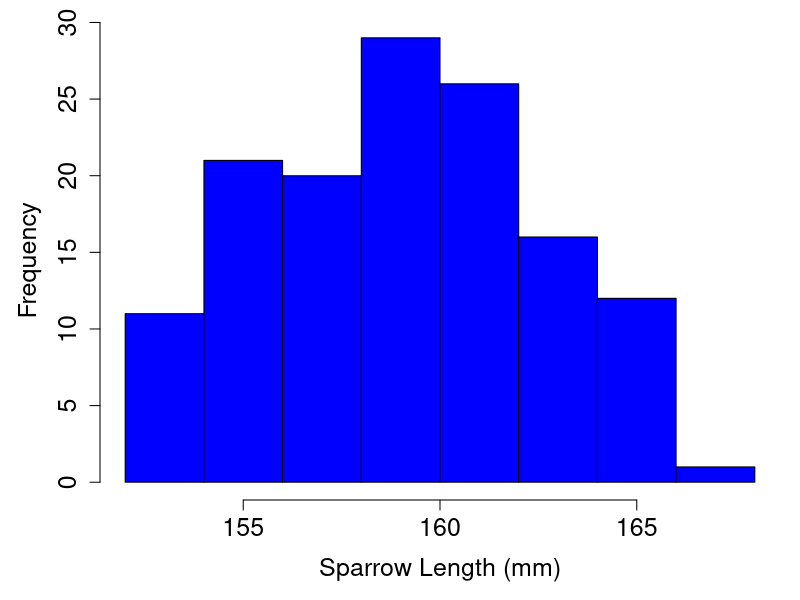

This chart was generated by the following R code: (Note: this script raises an error after producing the figure.)
## ---- chunk 1
initialise_inds <- function(N = 200){
    ID      <- matrix(data = 0, nrow = N, ncol = 30);
    ID[,1]  <- 1:N;
    ID[,2]  <- rbinom(n = N, size = 1, prob = 0.5);
    ID[,3]  <- sample(x = 1:10, size = N, replace = TRUE);
    ID[,4]  <- sample(x = 1:10, size = N, replace = TRUE);
    ID[,5]  <- rep(x = 0, times = N);
    ID[,6]  <- rep(x = -1, times = N);
    ID[,7]  <- rep(x = -1, times = N);
    ID[,8]  <- rep(x = 0, times = N);
    ID[,9]  <- rep(x = -1, times = N);
    ID[,10] <- rep(x = 0, times = N);
    return(ID);
}

initialise_Rmat <- function(ID){
    rows <- dim(ID)[1];
    Rmat <- matrix(data = 0, nrow = rows, ncol = rows);
    diag(Rmat) <- 1;
    Rmat <- cbind(ID[,1], Rmat);
    return(Rmat);
}

Rbuild <- function(Rmat, ID, Rmat_new){
    inds <- dim(ID)[1];
    for(i in 1:inds){
        if(ID[i, 6] %in% Rmat[,1] == FALSE){
            MomP <- -1;
        }else{
            MomP <- which(Rmat[,1] == ID[i, 6]);
        }
        if(ID[i, 7] %in% Rmat[,1] == FALSE){
            DadP <- -1;
        }else{
            DadP <- which(Rmat[,1] == ID[i, 7]);
        }
        # Inbreeding coefficient
        if(MomP < 0 | DadP < 0){
            Rmat_new[i, i+1] <- 1; 
        }else{
            Rmat_new[i, i+1] <- 1 + Rmat[MomP, DadP+1]; 
        }
        # Kinship coefficient
        j <- 1;
        while(j < i){
            if(ID[j, 6] %in% Rmat[,1] == FALSE){
                Om <- -1;
            }else{
                Om <- which(Rmat[,1] == ID[j, 6]);
            }
            if(ID[j, 7] %in% Rmat[,1] == FALSE){
                Od <- -1;
            }else{
                Od <- which(Rmat[,1] == ID[j, 7]);
            }
            
            if(ID[i,5] == 0 & ID[j,5] == 0){
                if(Om < 0 | MomP < 0){
                    w <- 0;
                }else{
                    if(MomP == Om){
                        w <- 0.5 * Rmat[MomP, Om + 1];
                    }else{
                        w <- Rmat[MomP, Om + 1];
                    }
                }
                if(Od < 0 | MomP < 0){
                    y <- 0;
                }else{
                    y <- Rmat[MomP, Od + 1];
                }
                if(Om < 0 | DadP < 0){
                    x <- 0;
                }else{
                    x <- Rmat[DadP, Om + 1];
                }
                if(Od < 0 | DadP < 0){
                    z <- 0;
                }else{
                    if(DadP == Od){
                        z <- 0.5 * Rmat[DadP, Od + 1];
                    }else{
                        z <- Rmat[DadP, Od + 1];
                    }
                }
            }
            rMmuP <- 0.5 * (w + y);
            rDmuP <- 0.5 * (x + z);
            rval  <- 0.5 * (rMmuP + rDmuP);
            
            Rmat_new[i, j+1] <- rval;
            Rmat_new[j, i+1] <- rval;
            j <- j + 1;
        }
    }
    
    for(i in 1:inds){
        for(j in 1:inds){
            if(ID[i, 6] == ID[j, 1]){
                if(ID[j, 6] == -1){
                    Rmat_new[i, j+1] = 0.25;
                    Rmat_new[j, i+1] = 0.25;
                }    
            }
            if(ID[i, 7] == ID[j, 1]){
                if(ID[j, 7] == -1){
                    Rmat_new[i, j+1] = 0.25;
                    Rmat_new[j, i+1] = 0.25;
                }    
            }
        }
    }
    
    return(Rmat_new);
}

mateselect <- function(ID, Rmat_new){
    fem <- ID[ID[,2] == 0 & ID[,5] == 0,];
    mal <- ID[ID[,2] == 1 & ID[,5] == 0,];
    for(i in 1:dim(fem)[1]){
        strat <- sum(fem[i,11:20]);
        vals  <- rep(0, dim(mal)[1]);
        fpos  <- which(Rmat_new[,1] == i); 
        for(j in 1:length(vals)){
            mpos    <- which(Rmat_new[,1] == j);
            kval    <- Rmat_new[i, j+1];
            vals[j] <- kval * strat;
        }
        if(strat < 0){
            weight <- 1 / (1 + (-1 * vals));
            probs  <- weight / sum(weight);
        }else{
            weight <- 1 + vals;
            probs  <- weight / sum(weight);
        }
        mate    <- sample(x = 1:dim(mal)[1], size = 1, pr = probs);
        mateID  <- mal[mate,1];
        matepos <- which(ID[,1] == mateID);
        ownID   <- fem[i, 1];
        ownpos  <- which(ID[,1] == ownID);
        ID[ownpos, 9]  <- mateID;
        ID[matepos, 9] <- ownID;
    }
    return(ID);
}

make_offspring <- function(ID, Rmat_new, nn = 6){
    start_ID <- max(ID[,1]) + 1;
    for(i in 1:dim(ID)[1]){
        if(ID[i, 2] == 0 & ID[i, 9] > 0 & ID[i, 5] == 0){
            mum    <- ID[i,];
            dadpos <- which(ID[,1] == ID[i, 9]);
            dad    <- ID[dadpos,];
            offs   <- matrix(data = 0, nrow = nn, ncol = dim(ID)[2]);
            offs[,1] <- start_ID:(start_ID+nn-1);
            start_ID <- start_ID + nn;
            offs[,2] <- rbinom(n = nn, size = 1, prob = 0.5);
            offs[,3] <- mum[3];
            offs[,4] <- mum[4];
            offs[,6] <- mum[1];
            offs[,7] <- dad[1];
            mrpos    <- which(Rmat_new[,1] == mum[1]);
            drpos    <- which(Rmat_new[,1] == dad[1]);
            offs[,8] <- Rmat_new[mrpos, drpos+1];
            offs[,11:30] <- mum[11:30];
            dum_vec  <- rbinom(n = length(offs[,11:30]), size = 1, prob = 0.5);
            dummy    <- matrix(data = dum_vec, nrow = dim(offs)[1]);
            dummy[dummy > 0] <- NA;
            
        }
    }
}

produce_offs <- function(ID, Rmat_new, nn){
    # NOTE: This toy model has unrealistic recombination between parents!
    mums  <- sum(ID[,2] == 0 & ID[, 5] == 0 & ID[, 9] != 0);
    offs  <- matrix(data = 0, nrow = mums * nn, ncol = dim(ID)[2]);
    start <- 1;
    for(i in 1:dim(ID)[1]){  # Unrealistic recombination saves some time.
        if(ID[i,2] == 0 & ID[i, 5] == 0 & ID[i, 9] != 0){
            her_off     <- matrix(data = ID[i,], nrow = nn, ncol = dim(ID)[2], 
                                  byrow = TRUE);
            her_off[,2] <- rbinom(n = nn, size = 1, prob = 0.5);
            her_off[,6] <- ID[i,1];
            her_off[,7] <- ID[i,9];
            mum_p       <- which(Rmat_new[,1] == ID[i,1]);
            dad_p       <- which(Rmat_new[,1] == ID[i,9]);
            her_off[,8] <- Rmat_new[mum_p, dad_p + 1];
            her_off[,9] <- -1;
            dad_o       <- which(ID[,1] == ID[i,9]);
            dad_overlay <- matrix(data = ID[dad_o,], nrow = nn, 
                                  ncol = dim(ID)[2], byrow = TRUE);
            to_vec      <- rbinom(n = nn*dim(ID)[2], size = 1, prob = 0.5);
            to_overlay  <- matrix(data = to_vec, nrow = nn);
            to_overlay[,1:10] <- 1;
            her_off[to_overlay < 1] <- NA;
            her_off[is.na(her_off)] <- dad_overlay[is.na(her_off)];
            offs[start:(start+(nn-1)), 1:dim(ID)[2]] <- her_off;
            start <- start + nn;
        }
    }
    max_ID   <- max(ID[,1]);
    offs[,1] <- (max_ID + 1):(max_ID + dim(offs)[1]); 
    return(offs);
}

mortality <- function(offs, beta){
    depression        <- exp(-1 * beta * offs[,8]);
    alive             <- rbinom(n = dim(offs)[1], size = 1, prob = depression);
    offs[alive < 1,5] <- -1;
    offs              <- offs[offs[,5] > -1,];
    return(offs);
}

mutation  <- function(offs, mu){
    mutations <- rbinom(n = 20*dim(offs)[1], size = 1, prob = mu);
    tot_mut   <- sum(mutations);
    mut_mat   <- matrix(data = mutations, nrow = dim(offs)[1]);
    mu_eff    <- rnorm(n = tot_mut, mean = 0, sd = 2);
    mut_mat[mut_mat > 0] <- mu_eff;
    offs[,11:30] <- offs[,11:30] + mut_mat;
    return(offs);
}

retain <- function(ID, offs){
    retainers <- rep(x = 0, times = dim(ID)[1]);
    for(i in 1:dim(ID)[1]){
        ID_num <- ID[i, 1];
        ismum  <- sum(offs[,6] == ID_num);
        isdad  <- sum(offs[,7] == ID_num);
        ispar  <- ismum + isdad;
        if(ispar < 1){
            retainers[i] <- 1;
        }
    }
    to_remove <- which(retainers == 1);
    ID <- ID[-to_remove,];
    return(ID);
}

get_stats <- function(ID){
    mean_inbr <- mean(ID[,8]);
    mean_aval <- mean(ID[,11:20]);
    sd_aval   <- sd(ID[,11:20]);
    mean_nval <- mean(ID[,21:30]);
    sd_nval   <- sd(ID[,21:30]);
    stat_vec  <- c(mean_inbr, mean_aval, sd_aval, mean_nval, sd_nval);
    return(stat_vec);
}

immigration <- function(ID, imm, IDst){
    max_ID     <- max(ID[,1]);
    immigrants <- initialise_inds(N = imm);
    avalues    <- rnorm(n = 10 * imm, mean = IDst[2], sd = IDst[3]);
    nvalues    <- rnorm(n = 10 * imm, mean = IDst[4], sd = IDst[5]);
    a_mat      <- matrix(data = avalues, nrow = imm);
    n_mat      <- matrix(data = nvalues, nrow = imm);
    immigrants[,2]     <- 1;
    immigrants[,11:20] <- a_mat;
    immigrants[,21:30] <- n_mat;
    imm_IDs            <- (max_ID + 1):(max_ID + imm);
    immigrants[,1]     <- imm_IDs;
    ID <- rbind(ID, immigrants);
    return(ID);
}

new_gen <- function(ID, Rmat, cost = 0, imm = 5, beta = 1, 
                    mu = 0.01, Kf = 100, Km = 100, nn = 6){
    N       <- dim(ID)[1];
    death   <- rep(x = 0, times = N);
    females <- sum(ID[,2] == 0 & ID[,5] <= 1);
    males   <- sum(ID[,2] == 1 & ID[,5] <= 1);
    strat   <- apply(X = ID[,11:20], MARGIN = 1, FUN = sum);
    strat_c <- abs(strat) * cost;
    strat_d <- rbinom(n = N, size = 1, prob = strat_c);
    death   <- death + strat_d;
    death   <- death + (ID[,5] > 1);
    ID[,5]  <- -1 * death;
    ID      <- ID[order(ID[,2], decreasing = FALSE),];
    ID      <- ID[order(ID[,5], decreasing = FALSE),];
    livef   <- sum(ID[,2] == 0 & ID[,5] < 2 & ID[,5] > -1);
    livem   <- sum(ID[,2] == 1 & ID[,5] < 2 & ID[,5] > -1);
    if(livef > Kf){
        rm   <- livef - Kf;
        rows <- which(ID[,2] == 0 & ID[,5] < 2 & ID[,5] > -1);
        ID[rows[1:rm],5] <- -1;
    }
    if(livem > Km){
        rm   <- livem - Km;
        rows <- which(ID[,2] == 1 & ID[,5] < 2 & ID[,5] > -1);
        ID[rows[1:rm],5] <- -1;
    }
    ID <- rbind(ID[ID[,5] >= 0,], ID[ID[,5] < 0,]);
    
    Rmat_new <- initialise_Rmat(ID);
    Rmat_new <- Rbuild(Rmat, ID, Rmat_new);
    
    ID   <- mateselect(ID, Rmat_new);
    offs <- produce_offs(ID, Rmat_new, nn);
    offs <- mortality(offs, beta);
    offs <- mutation(offs, mu);
    IDst <- get_stats(ID);
    
    lgn  <- ID[ID[,5] == 0,];
    
    ID[ID[,5] >= 0, 5] <- -1;
    
    ID <- retain(ID, offs);
    ID <- rbind(ID, offs);
    
    ID <- immigration(ID, imm, IDst);
    
    results <- list(ID = ID, Rmat = Rmat_new, stats = IDst, last_gen = lgn);
    return(results);
}

mate_connect <- function(ID){
    living     <- ID[ID[,5] == 0,];
    fem_count  <- sum(living[,2] == 0);
    mal_count  <- sum(living[,2] == 1);
    livsor     <- living[order(living[,2]),];
    livsor[,3] <- 1:dim(livsor)[1];
    pointpairs <- matrix(data = 0, nrow = dim(livsor)[1], ncol = 8);
    pointpairs[,1] <- livsor[,1];
    for(i in 1:dim(livsor)[1]){
        if(livsor[i, 2] == 0){
            femID <- livsor[i, 1];
            malID <- livsor[i, 9];
            femps <- i;
            malps <- which(livsor[,1] == malID);
            pointpairs[i, 2] <- malID;
        }
    }
    pointpairs[,3] <- 1:dim(pointpairs)[1];
    distr <- seq(from = 0, to = 2*pi, length.out = dim(pointpairs)[1]);
    for(i in 1:dim(pointpairs)[1]){
        xplace            <- 2 * cos(distr[pointpairs[i, 3]]);
        yplace            <- 2 * sin(distr[pointpairs[i, 3]]);
        pointpairs[i, 5]  <- xplace;
        pointpairs[i, 6]  <- yplace;
    }
    for(i in 1:dim(pointpairs)[1]){
        if(i <= fem_count){
            matepos           <- which(pointpairs[,1] == pointpairs[i, 2]);
            pointpairs[i, 4]  <- matepos;
            pointpairs[i, 7]  <- pointpairs[matepos, 5];
            pointpairs[i, 8]  <- pointpairs[matepos, 6];
        }
    }
    return(pointpairs);
}
## ---- chunk 2
dat <- read.csv(file = "data/Bumpus_data.csv");
## ---- chunk 3
par(mar = c(5, 5, 1, 1));
# The code below produces the right histogram
hist(x        = dat$totlen,
     main     = "",
     xlab     = "Sparrow Length (mm)",
     ylab     = "Frequency",
     cex.axis = 1.5,
     cex.lab  = 1.5,
     col      = "blue");
## ---- chunk 4
library(knitr);
kable(dat[1:10,]);
## ---- chunk 5
OffATr <- function(r, m, mmin=1, Beta=1, c=1){
    return( (1/2)*(1+r) * (1 - exp(-c*(m - mmin - Beta*r)) ));
}
# Below is fmd for analysis and plotting
OffATrd <- function(r, m, mmin=1, Beta=1, c=1){
    return(  0.5 * (1 + r) * (exp(-c * (m - mmin - Beta * r)) * c)  );
    # Also can simplify: return(  (c/2)*(1+r)*exp(-c*(m-mmin-Beta*r))  );
} # We'll need the above to find m^{*} and \gamma^{*} 
# To find m^{*}, can use the function below
findm <- function(low.guess,high.guess,rval,mmin=1,Beta=1,c=1){
  fm  <- function(m,r=rval){ 
           OffATrd(r=rval, mmin=mmin, Beta=Beta, m=m, c=c)*(0-m) + 
             OffATr(r=rval, mmin=mmin, Beta=Beta, m=m, c=c);
         }
  lg  <- fm(m=low.guess, r=rval);
  hg  <- fm(m=high.guess,r=rval);
  if(lg > 0){
    u <- low.guess;
    l <- high.guess;
  }else{
    u <- high.guess;
    l <- low.guess;
  }
  if((fm(l) > 0 & fm(u) > 0) | (fm(l) < 0 & fm(u) < 0)){
    return("Value of m is outside the range");
  }else{
    check  <- 1;
    mguess <- 0.5 * (l+u);
    i      <- 0;
    while(abs(check) > 0.000001 & i < 1000000){
        check <- fm(r=rval, m=mguess);
        if(check > 0){
          u      <- mguess;
          mguess <- 0.5*(l+mguess); 
        }else{
          l      <- mguess;
          mguess <- 0.5*(u+mguess);
        }
        i <- i+1;
    }
    return(mguess);
  }
} # Running the below returns the estimate
fmpl  <- expression(zeta[off] == frac(1,2)*(1+r)*(1-e^{(-c*(m-m[min]-beta*r))}));
inputPanel(
    
  sliderInput("rval", label = "Relatedness", width="100%",
              min = 0.0, max = 1, value = 0, step = 0.05), 
    
  sliderInput("cval", label = "PI curve", width="100%",
              min = 0.0, max = 3, value = 1, step=0.2),
  
  sliderInput("mmin", label = "Minimum m value", width="100%",
              min = 0.0, max = 2, value = 1, step = 0.1),
  
  sliderInput("Beta", label = "Inbreeding depression", 
              width="100%", min = 0.0, max = 5, value = 0, step = 0.2)
)
renderPlot({
  cc  <- as.numeric(input$cval);
  mm  <- as.numeric(input$mmin);
  bb  <- as.numeric(input$Beta);
  rr  <- as.numeric(input$rval);
  rmm <- findm(low.guess=0,high.guess=6,rval=rr,mmin=mm,Beta=bb,c=cc);
  mzt <- OffATr(r=rr, m=rmm, mmin=mm, Beta=bb, c=cc);
  rmg <- mzt / rmm;    
  PI  <- seq(from=0,to=4,by=0.01);
  All <- OffATr(r=rr, m=PI, mmin=mm, Beta=bb, c=cc);
  par(mar=c(5,5,2,2));
  plot(PI,All,type="l",lwd=4,ylim=c(0,1),
     xlab=expression(paste("Parental investment (",italic(m),")")),
     ylab=expression(paste("IBD alleles in offspring (",zeta[off],")")),
     cex.lab=1.5,cex.axis=1.5);
  abline(h=0,lty="dotted",lwd=0.8);
  abline(a=0,b=rmg,lty="solid", lwd=2,col="blue");
  arrows(x0=rmm,y0=mzt/2,x1=rmm,y1=0,length = 0.15,angle=30,code=2,lwd=3,col="blue");
  text(x=1,y=0.8,labels=fmpl,cex=2);
  text(x=rmm,y=0.5*mzt+0.07,labels=expression(paste(italic(m)^"*")),col="blue",cex=2);
  text(x=0.5,y=rmg*0.5+0.07,labels=expression(paste(italic(gamma^"*"))),
       srt=rmg,cex=2,col="blue");
})
## ---- chunk 6
inputPanel(
  sliderInput("Imm", label = "Immigrants", width="100%",
              min = 0.0, max = 10, value = 0, step = 1), 
  sliderInput("ID", label = "Inbreeding Depression", width="100%",
              min = 0.0, max = 10, value = 0, step = 0.5), 
  sliderInput("cost", label = "Strategy Cost", width="100%",
              min = 0.0, max = 0.1, value = 0, step = 0.01), 
  sliderInput("mu", label = "Mutation Rate", width="100%",
              min = 0.0, max = 0.1, value = 0, step = 0.01), 
  actionButton("mate", "New Generation"),
  actionButton("reset", "Reset")
)

gen     <- reactiveValues();
iter    <- reactiveValues();
mtt     <- reactiveValues();

gen$dat  <- list(ID = NULL, Rmat = NULL, lgn = NULL);
iter$all <- 0;
iter$nue <- 0;
iter$kva <- 0;
iter$mkv <- 0;
mtt$dat  <- NULL;

Ds    <- observeEvent(input$mate, {
        if( is.null(gen$dat$ID) == TRUE | is.null(gen$dat$ID) == TRUE){
            gen$dat$ID   <- initialise_inds(N = 80);
            gen$dat$Rmat <- initialise_Rmat(gen$dat$ID);
        }else{
            gen$dat  <- new_gen(ID = gen$dat$ID, Rmat = gen$dat$Rmat, 
                                Kf = 40, Km = 40, beta = input$ID, 
                                imm = input$Imm, cost = input$cost, 
                                mu = input$mu);
            iter$all <- c(iter$all, mean(gen$dat$ID[,11:20]));
            iter$nue <- c(iter$nue, mean(gen$dat$ID[,21:30]));
            kvalues  <- gen$dat$Rmat;
            kvalues  <- kvalues[,-1];
            if(dim(kvalues)[1] > 80){
                kvalues <- kvalues[1:80, 1:80];
            }
            diag(kvalues) <- NA ;#diag(kvalues) * 0.5;
            iter$kva <- kvalues;
            iter$mkv <- c(iter$mkv, mean(kvalues, na.rm = TRUE));
            mtID     <- gen$dat$last_gen;
            mtt$dat  <- mate_connect(mtID);
        }
})

rs    <- observeEvent(input$reset, {
       gen$dat <- list(ID = NULL, Rmat = NULL);
       iter$all <- 0;
       iter$nue <- 0;
       iter$kva <- 0;
       iter$mkv <- 0;
})

renderPlot({
  par(bg = 'transparent');
  malle <- iter$all;
  mneut <- iter$nue
  mkval <- iter$mkv
  gens  <- 1:length(iter$all);
  if(length(gens) < 6){
      par(mfrow = c(1, 2));
      if(length(gens) > 1){
          dat <- mtt$dat;
          femrow <- 1:sum(dat[,2] > 0);
          malrow <- (sum(dat[,2] > 0) + 1):dim(dat)[1];
          plot(x = dat[, 5], y = dat[, 6], pch = 15, col = "blue", cex = 1.25,
               xlim = c(-2, 2), ylim = c(-2, 2), xaxt = "n", yaxt = "n", xlab = "",
               ylab = "", type = "n", bty = "n");
          text(x = -2, y = -2, pos = 4, col = "red", labels = "Males", cex = 1.75);
          text(x = -2, y =  2, pos = 4, col = "blue", labels = "Females", cex = 1.75);
          arrows(x0 = dat[femrow,5], x1 = dat[femrow,7], y0 = dat[femrow,6], 
              y1 = dat[femrow,8], length = 0, lwd = 2);
          points(x = dat[femrow, 5], y = dat[femrow, 6], pch = 15, col = "blue", cex = 1.25);
          points(x = dat[malrow, 5], y = dat[malrow, 6], pch = 16, col = "red", cex = 1.25);
          plot(x = 0:5, y = 0:5, type = "n", ylim = c(0, 1), cex.axis = 1.5,
               cex.lab = 1.5, xlab = "Generation", ylab = "Mean Kinship", 
               bg = "transparent");
          points(x = gens, y = mkval, pch = 20, cex = 1.5, type = "b",
                 lwd = 2, col = "black");
      }else{
          plot.new();
      }
  }else{
      par(mfrow = c(1, 2));
      dat <- mtt$dat;
      femrow <- 1:sum(dat[,2] > 0);
      malrow <- (sum(dat[,2] > 0) + 1):dim(dat)[1];
      plot(x = dat[, 5], y = dat[, 6], pch = 15, col = "blue", cex = 1.25,
           xlim = c(-2, 2), ylim = c(-2, 2), xaxt = "n", yaxt = "n", xlab = "",
           ylab = "", type = "n", bty = "n");
           arrows(x0 = dat[femrow,5], x1 = dat[femrow,7], y0 = dat[femrow,6], 
           y1 = dat[femrow,8], length = 0, lwd = 2);
      text(x = -2, y = -2, pos = 4, col = "red", labels = "Males", cex = 1.75);
      text(x = -2, y =  2, pos = 4, col = "blue", labels = "Females", cex = 1.75);
      points(x = dat[femrow, 5], y = dat[femrow, 6], pch = 15, col = "blue", cex = 1.25);
      points(x = dat[malrow, 5], y = dat[malrow, 6], pch = 15, col = "red", cex = 1.25);
      x0 <- length(gens) - 5;
      x1 <- length(gens) + 0;
      plot(x = x0:x1, y = 0:5, type = "n", ylim = c(0, 1), cex.axis = 1.5,
           cex.lab = 1.5, xlab = "Generation", ylab = "Mean Kinship", 
           bg = "transparent");
      points(x = gens, y = mkval, pch = 20, cex = 1.5, type = "b",
                 lwd = 2, col = "black");
  }
})
## ---- chunk 7
inputPanel(
  sliderInput("Imm3", label = "Immigrants", width="100%",
              min = 0.0, max = 10, value = 0, step = 1), 
  sliderInput("ID3", label = "Inbreeding Depression", width="100%",
              min = 0.0, max = 10, value = 0, step = 0.5), 
  sliderInput("cost3", label = "Strategy Cost", width="100%",
              min = 0.0, max = 0.1, value = 0, step = 0.01), 
  sliderInput("mu3", label = "Mutation Rate", width="100%",
              min = 0.0, max = 0.1, value = 0, step = 0.01), 
  actionButton("mate3", "New Generation"),
  actionButton("reset3", "Reset")
)

gen     <- reactiveValues();
iter    <- reactiveValues();

gen$dat  <- list(ID = NULL, Rmat = NULL);
iter$all <- 0;
iter$nue <- 0;
iter$kva <- 0;
iter$mkv <- 0;

Ds    <- observeEvent(input$mate3, {
        if( is.null(gen$dat$ID) == TRUE | is.null(gen$dat$ID) == TRUE){
            gen$dat$ID   <- initialise_inds(N = 80);
            gen$dat$Rmat <- initialise_Rmat(gen$dat$ID);
        }else{
            gen$dat  <- new_gen(ID = gen$dat$ID, Rmat = gen$dat$Rmat, 
                                Kf = 40, Km = 40, beta = input$ID3, 
                                imm = input$Imm3, cost = input$cost3, 
                                mu = input$mu3);
            iter$all <- c(iter$all, mean(gen$dat$ID[,11:20]));
            iter$nue <- c(iter$nue, mean(gen$dat$ID[,21:30]));
            kvalues  <- gen$dat$Rmat;
            kvalues  <- kvalues[,-1];
            if(dim(kvalues)[1] > 80){
                kvalues <- kvalues[1:80, 1:80];
            }
            diag(kvalues) <- NA ;#diag(kvalues) * 0.5;
            iter$kva <- kvalues;
            iter$mkv <- c(iter$mkv, mean(kvalues, na.rm = TRUE));
        }
})

rs    <- observeEvent(input$reset3, {
       gen$dat <- list(ID = NULL, Rmat = NULL);
       iter$all <- 0;
       iter$nue <- 0;
       iter$kva <- 0;
       iter$mkv <- 0;
})

renderPlot({
  par(bg = 'transparent');
  malle <- iter$all;
  mneut <- iter$nue
  mkval <- iter$mkv
  gens  <- 1:length(iter$all);
  if(length(gens) < 6){
      par(mfrow = c(1, 2));
      if(length(gens) > 0){
          par(mar = c(7, 5, 5, 5));
          hist(iter$kva, xlim = c(0, 1), ylim = c(0, 20), freq = FALSE, col = "black",
               yaxt = "n", ylab = "", main = "", xlab = "", 
               breaks = seq(from = 0, to = 1, by = 0.05), cex.axis = 1.5);
          title(xlab = "Kinship (k)", line = 4, cex.axis = 1.5, cex.lab = 1.5);
          box(lwd = 3);
          plot(x = 0:5, y = 0:5, type = "n", ylim = c(0, 1), cex.axis = 1.5,
               cex.lab = 1.5, xlab = "Generation", ylab = "Mean Kinship", 
               bg = "transparent");
          points(x = gens, y = mkval, pch = 20, cex = 1.5, type = "b",
                 lwd = 2, col = "black");
      }else{
          plot.new();
      }
  }else{
      x0 <- length(gens) - 5;
      x1 <- length(gens) + 0;
      par(mfrow = c(1, 2), mar = c(7, 5, 5, 5));
      hist(iter$kva, xlim = c(0, 1), ylim = c(0, 20), freq = FALSE, col = "black",
           yaxt = "n", ylab = "", main = "", xlab = "", 
           breaks = seq(from = 0, to = 1, by = 0.05), cex.axis = 1.5);
      title(xlab = "Kinship (k)", line = 4, cex.axis = 1.5, cex.lab = 1.5);
      box(lwd = 3);
      plot(x = x0:x1, y = 0:5, type = "n", ylim = c(0, 1), cex.axis = 1.5,
           cex.lab = 1.5, xlab = "Generation", ylab = "Mean Kinship", 
           bg = "transparent");
      points(x = gens, y = mkval, pch = 20, cex = 1.5, type = "b",
                 lwd = 2, col = "black");
  }
})
## ---- chunk 8
renderPlot({
  par(bg = 'transparent');
  malle <- iter$all;
  mneut <- iter$nue
  mkval <- iter$mkv
  gens  <- 1:length(iter$all);
  par(mar = c(7, 5, 5, 5));
  hist(iter$kva, xlim = c(0, 1), ylim = c(0, 20), freq = FALSE, col = "black",
        yaxt = "n", ylab = "", main = "", xlab = "", 
        breaks = seq(from = 0, to = 1, by = 0.05), cex.axis = 1.5);
  title(xlab = "Kinship (k)", line = 4, cex.axis = 1.5, cex.lab = 1.5);
  box(lwd = 3);
})
## ---- chunk 9
inputPanel(
  sliderInput("Imm2", label = "Immigrants", width="100%",
              min = 0.0, max = 10, value = 2, step = 1), 
  sliderInput("ID2", label = "Inbreeding Depression", width="100%",
              min = 0.0, max = 10, value = 8, step = 0.5), 
  sliderInput("cost2", label = "Strategy Cost", width="100%",
              min = 0.0, max = 0.1, value = 0, step = 0.01), 
  sliderInput("mu2", label = "Mutation Rate", width="100%",
              min = 0.0, max = 0.1, value = 0, step = 0.01), 
  actionButton("mate2", "New Generation"),
  actionButton("reset2", "Reset")
)

gen     <- reactiveValues();
iter    <- reactiveValues();

gen$dat  <- list(ID = NULL, Rmat = NULL);
iter$all <- 0;
iter$nue <- 0;
iter$kva <- 0;
iter$mkv <- 0;

Ds    <- observeEvent(input$mate2, {
        if( is.null(gen$dat$ID) == TRUE | is.null(gen$dat$ID) == TRUE){
            gen$dat$ID   <- initialise_inds(N = 80);
            gen$dat$Rmat <- initialise_Rmat(gen$dat$ID);
        }else{
            gen$dat  <- new_gen(ID = gen$dat$ID, Rmat = gen$dat$Rmat, 
                                Kf = 40, Km = 40, beta = input$ID2, 
                                imm = input$Imm2, cost = input$cost2, 
                                mu = input$mu2);
            iter$all <- c(iter$all, mean(gen$dat$ID[,11:20]));
            iter$nue <- c(iter$nue, mean(gen$dat$ID[,21:30]));
            kvalues  <- gen$dat$Rmat;
            kvalues  <- kvalues[,-1];
            if(dim(kvalues)[1] > 80){
                kvalues <- kvalues[1:80, 1:80];
            }
            diag(kvalues) <- NA ;#diag(kvalues) * 0.5;
            iter$kva <- kvalues;
            iter$mkv <- c(iter$mkv, mean(kvalues, na.rm = TRUE));
        }
})

rs    <- observeEvent(input$reset2, {
       gen$dat <- list(ID = NULL, Rmat = NULL);
       iter$all <- 0;
       iter$nue <- 0;
       iter$kva <- 0;
       iter$mkv <- 0;
})

renderPlot({
  par(bg = 'transparent');
  malle <- iter$all;
  mneut <- iter$nue
  gens  <- 1:length(iter$all);
  if(length(gens) < 6){
      par(mfrow = c(1, 2));
      plot(x = 0:5, y = 0:5, type = "n", ylim = c(-1, 1), cex.axis = 1.5,
           cex.lab = 1.5, xlab = "Generation", ylab = "Inbreeding strategy", 
           bg = "transparent");
      abline(h = 0, lty = "dotted", lwd = 0.8);
      polygon(x=c(-0.125, 2.65, 2.65, -0.125), y=c(0.825, 0.825, 1.1, 1.1), 
              border=NA, col="black");
      polygon(x=c(-0.125, 2.65, 2.65, -0.125), y=c(-0.825, -0.825, -1.1, -1.1), 
              border=NA, col="black");
      abline(v = -0.125, lwd = 4);
      text(x = 0, y = 0.95, labels = "Inbreeding Preference", cex = 1.5, 
           col = "white", pos = 4);
      text(x = 0, y = -0.95, labels = "Inbreeding Avoidance", cex = 1.5, 
           col = "white", pos = 4);
      if(length(gens) > 0){
          points(x = gens, y = malle, pch = 20, cex = 1.5, type = "b",
                 lwd = 2, col = "black");
          par(mar = c(7, 5, 5, 5));
          hist(iter$kva, xlim = c(0, 1), ylim = c(0, 20), freq = FALSE, col = "black",
               yaxt = "n", ylab = "", main = "", xlab = "", 
               breaks = seq(from = 0, to = 1, by = 0.05), cex.axis = 1.5);
          title(xlab = "Kinship (k)", line = 4, cex.axis = 1.5, cex.lab = 1.5);
          box(lwd = 3);
      }
  }else{
      x0 <- length(gens) - 5;
      x1 <- length(gens) + 0;
      par(mfrow = c(1, 2));
      plot(x = x0:x1, y = 0:5, type = "n", ylim = c(-1, 1), cex.axis = 1.5,
           cex.lab = 1.5, xlab = "Generation", ylab = "Inbreeding strategy", 
           bg = "transparent");
      abline(h = 0, lty = "dotted", lwd = 0.8);
      polygon(x=c(x0-0.125, x0+2.65, x0+2.65, x0-0.125), 
              y=c(0.825, 0.825, 1.1, 1.1), border=NA, col="black");
      polygon(x=c(x0-0.125, x0+2.65, x0+2.65, x0-0.125), 
              y=c(-0.825, -0.825, -1.1, -1.1), border=NA, col="black");
      abline(v = x0-0.125, lwd = 4);
      text(x = x0, y = 0.95, labels = "Inbreeding Preference", cex = 1.5, 
           col = "white", pos = 4);
      text(x = x0, y = -0.95, labels = "Inbreeding Avoidance", cex = 1.5, 
           col = "white", pos = 4);
      points(x = gens, y = malle, pch = 20, cex = 1.5, type = "b",
                 lwd = 2, col = "black");
      par(mar = c(7, 5, 5, 5));
      hist(iter$kva, xlim = c(0, 1), ylim = c(0, 20), freq = FALSE, col = "black",
           yaxt = "n", ylab = "", main = "", xlab = "", 
           breaks = seq(from = 0, to = 1, by = 0.05), cex.axis = 1.5);
      title(xlab = "Kinship (k)", line = 4, cex.axis = 1.5, cex.lab = 1.5);
      box(lwd = 3);
  }
})
